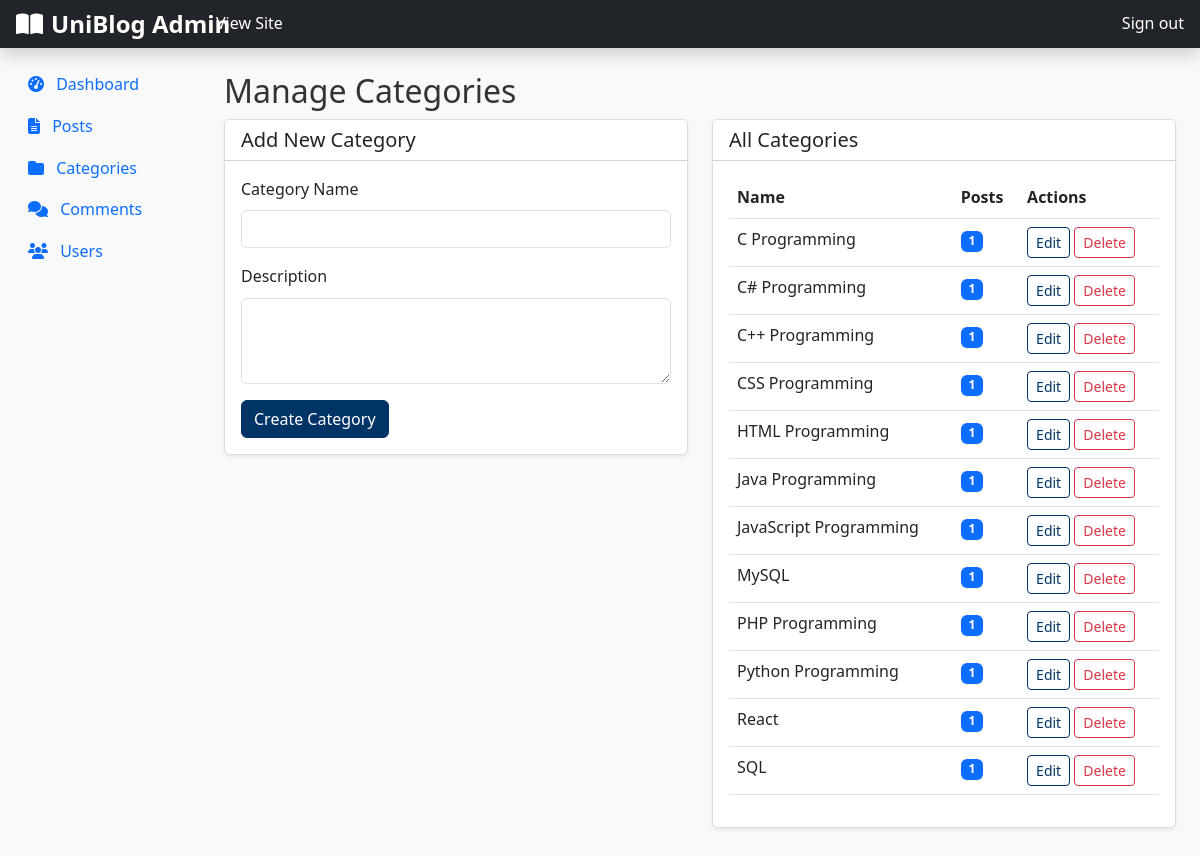
Screenshot of /admin/categories.php (signed in) with the database file from the repository.
### tables this page shows
CREATE TABLE `categories` (
  `id` int(11) NOT NULL,
  `name` varchar(100) NOT NULL,
  `description` text DEFAULT NULL,
  `created_at` timestamp NOT NULL DEFAULT current_timestamp()
);

### admin/categories.php (the view, shortened to what this page needs)
<?php
require_once '../config/db.php';
include 'includes/header.php';
include 'includes/sidebar.php';
$categories = $pdo->query("SELECT c.*, COUNT(p.id) as post_count
                           FROM categories c
                           LEFT JOIN posts p ON c.id = p.category_id
                           GROUP BY c.id
                           ORDER BY c.name")->fetchAll(PDO::FETCH_ASSOC);
$editing_category = null;
?>
<main class="col-md-9 ms-sm-auto col-lg-10 px-md-4 py-4">
    <h1 class="h2">Manage Categories</h1>
    <div class="row">
        <div class="col-md-6">
            <div class="card shadow-sm">
                <div class="card-header bg-white">
                    <h5 class="mb-0"><?php echo $editing_category ? 'Edit Category' : 'Add New Category'; ?></h5>
                </div>
                <div class="card-body">
                    <form method="POST">
                        <div class="mb-3">
                            <label for="name" class="form-label">Category Name</label>
                            <input type="text" class="form-control" id="name" name="name" value="<?php echo $editing_category ? htmlspecialchars($editing_category['name']) : ''; ?>" required>
                        </div>
                        <div class="mb-3">
                            <label for="description" class="form-label">Description</label>
                            <textarea class="form-control" id="description" name="description" rows="3"><?php echo $editing_category ? htmlspecialchars($editing_category['description']) : ''; ?></textarea>
                        </div>
                        <button type="submit" class="btn btn-primary"><?php echo $editing_category ? 'Update Category' : 'Create Category'; ?></button>
                    </form>
                </div>
            </div>
        </div>
        <div class="col-md-6">
            <div class="card shadow-sm">
                <div class="card-header bg-white">
                    <h5 class="mb-0">All Categories</h5>
                </div>
                <div class="card-body">
                    <?php if (count($categories) > 0): ?>
                    <div class="table-responsive">
                        <table class="table table-hover">
                            <thead>
                                <tr>
                                    <th>Name</th>
                                    <th>Posts</th>
                                    <th>Actions</th>
                                </tr>
                            </thead>
                            <tbody>
                                <?php foreach ($categories as $category): ?>
                                <tr>
                                    <td><?php echo htmlspecialchars($category['name']); ?></td>
                                    <td><span class="badge bg-primary"><?php echo $category['post_count']; ?></span></td>
                                    <td>
                                        <a href="categories.php?action=edit&id=<?php echo $category['id']; ?>" class="btn btn-sm btn-outline-primary">Edit</a>
                                        <a href="categories.php?action=delete&id=<?php echo $category['id']; ?>" class="btn btn-sm btn-outline-danger delete-btn">Delete</a>
                                    </td>
                                </tr>
                                <?php endforeach; ?>
                            </tbody>
                        </table>
                    </div>
                    <?php else: ?>
                    <p class="text-muted">No categories found.</p>
                    <?php endif; ?>
                </div>
            </div>
        </div>
    </div>
</main>
<?php include 'includes/footer.php'; ?>

### assets/css/style.css (style rules this page uses)
:root { --primary-blue: #003366; --secondary-green: #006400; --accent-gold: #FFD700; --light-bg: #f8f9fa; }
body { font-family: 'Segoe UI', Tahoma, Geneva, Verdana, sans-serif; line-height: 1.6; color: #333; background-color: var(--light-bg); }
.card { border: 1px solid #ddd; margin-bottom: 1rem; }
.btn-primary { background-color: var(--primary-blue); border-color: var(--primary-blue); }
.btn-outline-primary { color: var(--primary-blue); border-color: var(--primary-blue); }

### rows the page displays
categories: name "C Programming", post_count "1"
categories: name "C# Programming", post_count "1"
categories: name "C++ Programming", post_count "1"
categories: name "CSS Programming", post_count "1"
categories: name "HTML Programming", post_count "1"
categories: name "Java Programming", post_count "1"
categories: name "JavaScript Programming", post_count "1"
categories: name "MySQL", post_count "1"
categories: name "PHP Programming", post_count "1"
categories: name "Python Programming", post_count "1"
categories: name "React", post_count "1"
categories: name "SQL", post_count "1"

### other values shown
SITE_NAME "UniBlog"
